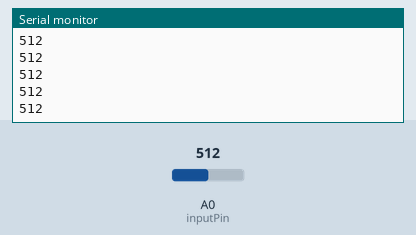
Recording of a sketch running on a simulated Arduino Uno, built with avr-gcc and run on an emulated ATmega328P. Shown: the last lines printed to the serial monitor. Inputs (shaded band) come from the test bench; at power-on: A0 (inputPin) = 512.

Above: at 1.2 s.
1.3 s: A0 (inputPin) set to 716
At 2.2 s:
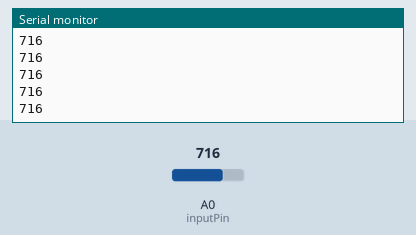
2.8 s: A0 (inputPin) set to 900
At 3.4 s:
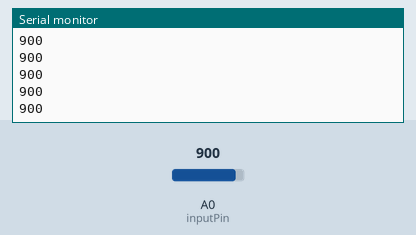
Timing chart, 0 to 5.8 s (numbered marks = the images above; inputs shaded):
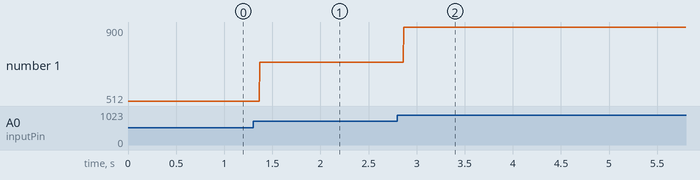

Measured:
- after the input at 1.3 s, the serial monitor: prints a new line after 0.07 s (image 1)
- after the input at 2.8 s, the serial monitor: prints a new line after 0.07 s (image 2)
- plotted number 1: 512 → 716 after the input at 1.3 s, 716 → 900 after the input at 2.8 s

The sketch:

freq.ino
```cpp
/*
 * Arduino code to simply send the value of an analog input pin to the computer.
 *
 * Based on public domain code available at http://arduino.cc/en/Tutorial/Graph
 *
 * ENGR 40M, Fall 2014
 */

// Analog input pin to send
const uint8_t inputPin = A0;

void setup() {
  Serial.begin(9600);
   pinMode(inputPin, INPUT);
}

void loop() {
  // Send the value
  Serial.println(analogRead(inputPin));

  // Wait a little while
  // You can change this to control the sample rate
  delay(2);
}
```
